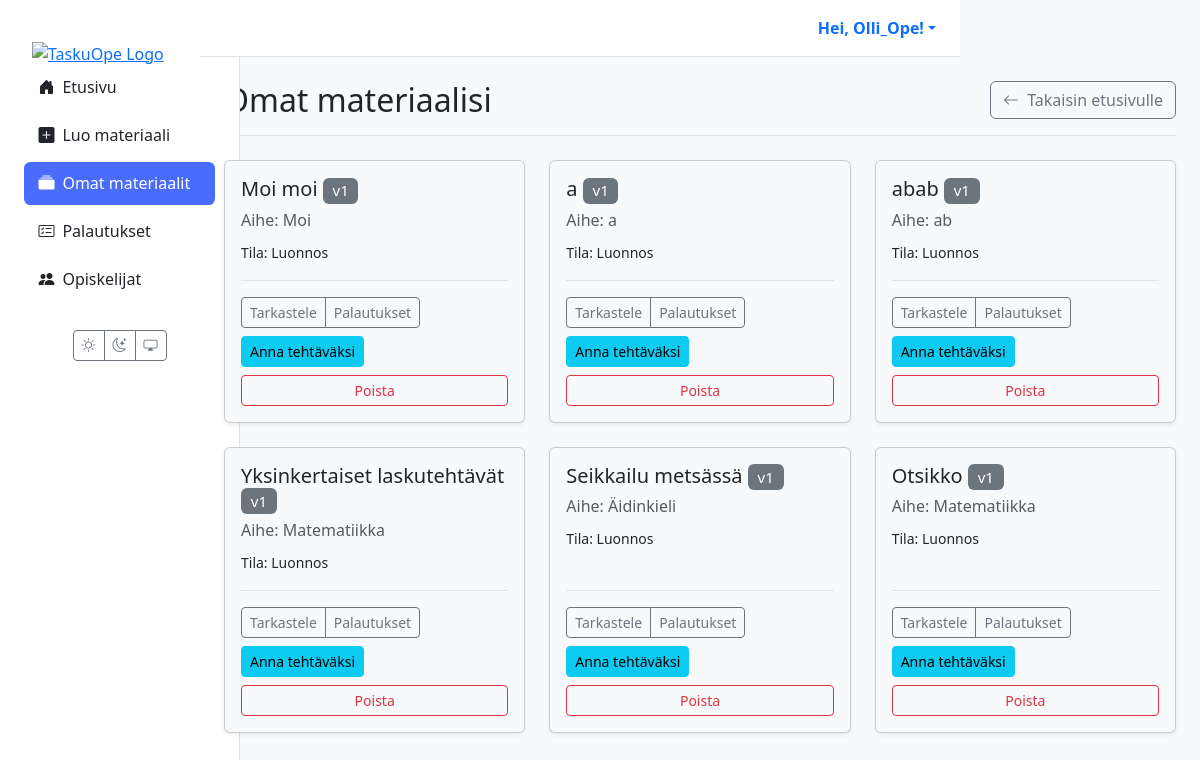
Page /materiaalit/ (signed in) on the earlier database version.
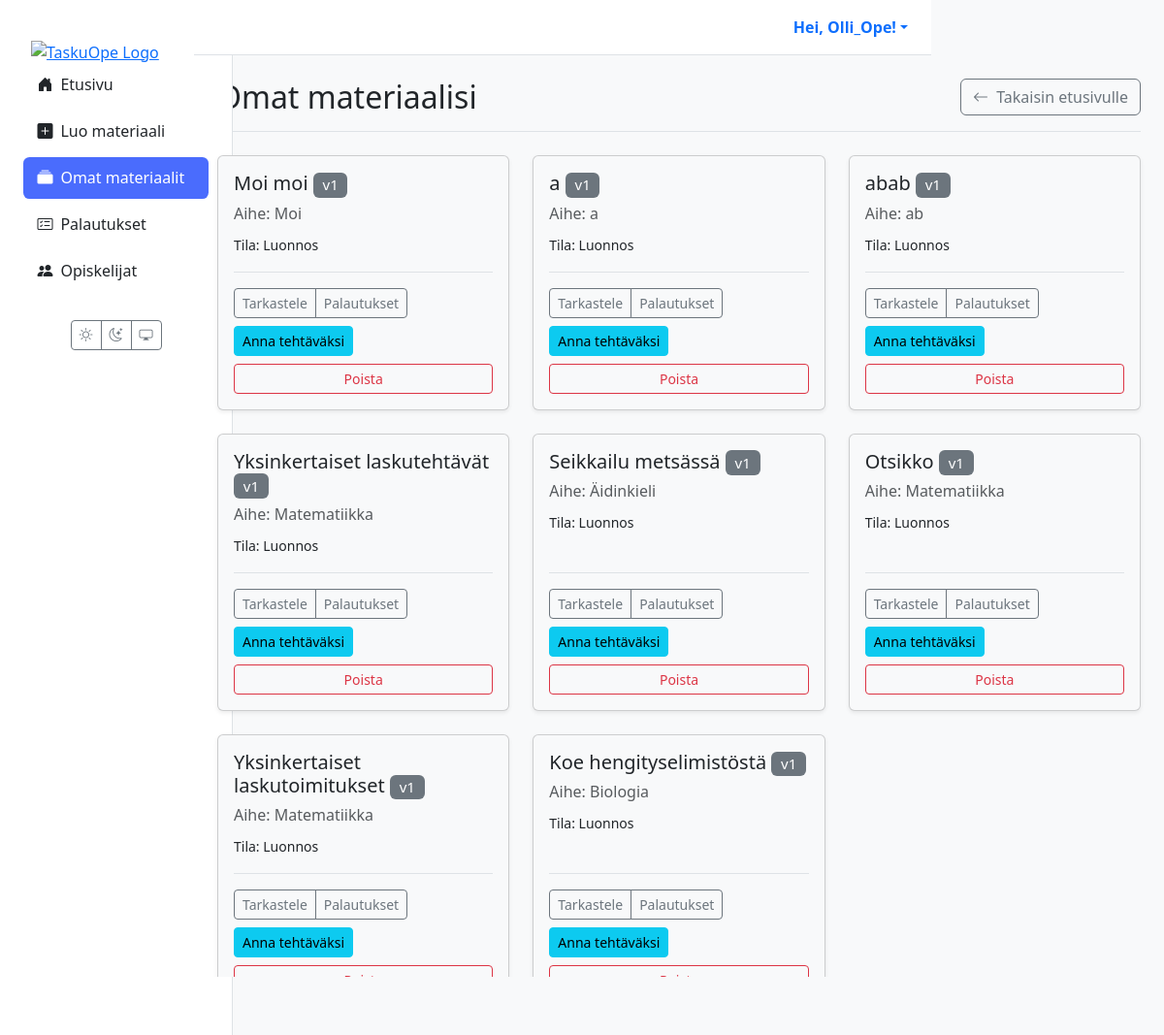
Same page on the later database version.
### materials/models.py (models this page shows, shortened)
class Material(models.Model):
    class MaterialType(models.TextChoices):
        TASK = 'tehtävä', _('Tehtävä')
        LEARNING_MATERIAL = 'oppimateriaali', _('Oppimateriaali')
        TEST = 'testi', _('Testi')
        EXAM = 'koe', _('Koe')
        VIDEO = 'video', _('Video')
        GAME = 'peli', _('Peli')
    class Status(models.TextChoices):
        DRAFT = 'DRAFT', _('Luonnos')
        PENDING_APPROVAL = 'PENDING', _('Odottaa hyväksyntää')
        APPROVED = 'APPROVED', _('Hyväksytty')
        REJECTED = 'REJECTED', _('Hylätty')
    GRADE_CHOICES = [(str(i), f"{i}. luokka") for i in range(1, 10)]
    id = models.UUIDField(primary_key=True, default=uuid.uuid4, editable=False)
    title = models.CharField(max_length=255, verbose_name=_("Otsikko"))
    content = models.TextField(
        verbose_name=_("Sisältö"),
        help_text=_("Raakasisältö, esim. AI:n tuottama teksti.")
    )
    structured_content = models.JSONField(
        null=True,
        blank=True,
        verbose_name=_("Jäsennelty sisältö"),
        help_text=_("Esim. monivalinnat tai tehtävän rakenne JSON-muodossa.")
    )
    material_type = models.CharField(
        max_length=50,
        choices=MaterialType.choices,
        default=MaterialType.TASK,
        verbose_name=_("Materiaalin tyyppi"),
    )
    subject = models.CharField(max_length=100, null=True, blank=True, verbose_name=_("Aine"))
    grade_level = models.CharField(
        max_length=20,
        choices=GRADE_CHOICES,
        null=True,
        blank=True,
        verbose_name=_("Luokka-aste"),
    )
    audience = models.JSONField(
        null=True,
        blank=True,
        verbose_name=_("Kohderyhmä"),
        help_text=_("Esim. {'learning_styles': ['visuaalinen'], 'languages': ['fi']}")
    )
    author = models.ForeignKey(
        settings.AUTH_USER_MODEL,
        related_name='authored_materials',
        on_delete=models.CASCADE,
        limit_choices_to={'role': 'TEACHER'},
        verbose_name=_("Tekijä (opettaja)"),
    )
    prompt = models.ForeignKey(
        Prompt,
        on_delete=models.SET_NULL,
        null=True,
        blank=True,
        verbose_name=_("Kehoite"),
    )
    status = models.CharField(
        max_length=50,
        choices=Status.choices,
        default=Status.DRAFT,
        verbose_name=_("Tila"),
    )
    version = models.IntegerField(default=1, verbose_name=_("Versio"))
    parent = models.ForeignKey(
        'self',
        on_delete=models.SET_NULL,
        null=True,
        blank=True,
        related_name='versions',
        verbose_name=_("Edellinen versio"),
    )
    created_at = models.DateTimeField(auto_now_add=True, verbose_name=_("Luotu"))
    updated_at = models.DateTimeField(auto_now=True, verbose_name=_("Päivitetty"))
    class Meta:
        verbose_name = _("Materiaali")
        verbose_name_plural = _("Materiaalit")

### materials/views.py (the view)
# urls.py: path("materiaalit/", views.material_list_view, name="material_list"),
@login_required(login_url='kirjaudu')
def material_list_view(request):
    if request.user.role != 'TEACHER':
        messages.error(request, "Vain opettajat voivat nähdä tämän sivun.")
        return redirect('dashboard')
    materials = Material.objects.filter(author=request.user)
    return render(request, 'materials/list.html', {'materials': materials})

### templates/materials/list.html (shortened to what this page needs)
{% extends 'partials/base.html' %}
{% load static %}
{% block content %}
<div class="container-fluid">
  <div class="d-flex justify-content-between align-items-center mb-4 border-bottom pb-3">
    <h1 class="h2 mb-0">Omat materiaalisi</h1>
    <a href="{% url 'dashboard' %}" class="btn btn-outline-secondary">
      <i class="bi bi-arrow-left me-1"></i> Takaisin etusivulle
    </a>
  </div>
  <section class="materials-list">
    <div class="row row-cols-1 row-cols-md-2 row-cols-xl-3 g-4">
      {% for m in materials %}
      <div class="col">
        <div class="card h-100 shadow-sm">
          <div class="card-body d-flex flex-column">
            <h5 class="card-title">
              {{ m.title }}
              <span class="badge bg-secondary fw-normal">v{{ m.version }}</span>
            </h5>
            <p class="card-subtitle mb-2 text-muted">Aihe: {{ m.subject|default:'Ei määritelty' }}</p>
            <p class="card-text"><small>Tila: {{ m.get_status_display }}</small></p>
            <div class="mt-auto pt-3 border-top">
              <div class="d-flex justify-content-between align-items-center flex-wrap gap-2">
                <div class="btn-group">
                  <a class="btn btn-sm btn-outline-secondary" href="{% url 'material_detail' material_id=m.id %}">Tarkastele</a>
                  <a class="btn btn-sm btn-outline-secondary" href="{% url 'view_submissions' material_id=m.id %}">Palautukset</a>
                </div>
                <a class="btn btn-sm btn-info" href="{% url 'assign_material' material_id=m.id %}">Anna tehtäväksi</a>
              </div>
              <div class="d-grid mt-2">
                <button type="button"
                        class="btn btn-sm btn-outline-danger"
                        data-bs-toggle="modal"
                        data-bs-target="#deleteModal-{{ m.id }}">
                  Poista
                </button>
              </div>
            </div>
          </div>
        </div>
      </div>
      {% endfor %}
    </div>
  </section>
</div>
{% endblock %}

Differences in the rows shown:
added Material: title "Yksinkertaiset laskutoimitukset", version "1", subject "Matematiikka", status "Luonnos"
added Material: title "Koe hengityselimistöstä", version "1", subject "Biologia", status "Luonnos"
